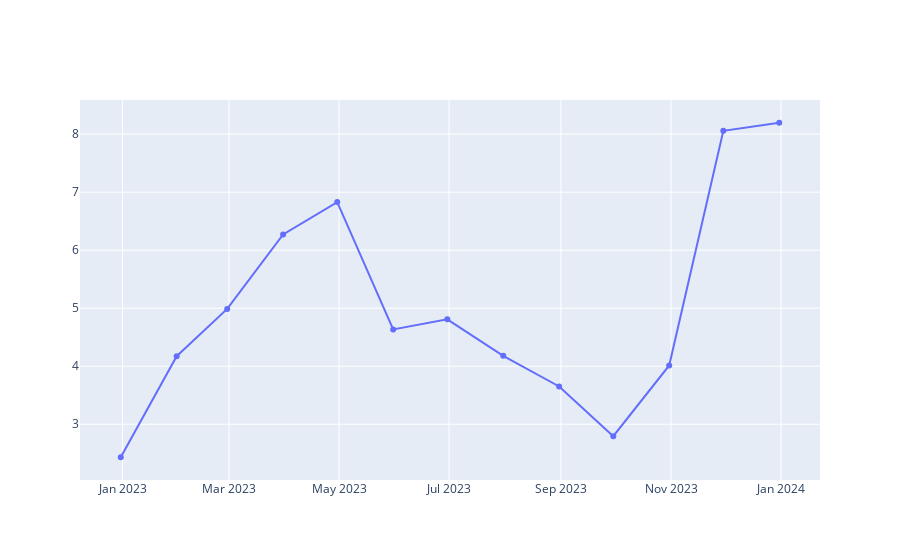

Notebook code for this chart:
### Code cell
data_per_month = df['Average_Price'].resample('M').mean()

# Now create your plot with the resampled data
ethereum_trace = go.Scatter(x=data_per_month.index, y=data_per_month, name='Monthly Average Price')

# Plot the data
py.iplot([ethereum_trace])

### Figure 1 — Plotly figure (JSON) as saved in the notebook; plotly's stock layout.template omitted (floating-point values rounded to 4 significant figures)
{"data": [{"name": "Monthly Average Price", "type": "scatter", "x": ["2022-12-31T00:00:00", "2023-01-31T00:00:00", "2023-02-28T00:00:00", "2023-03-31T00:00:00", "2023-04-30T00:00:00", "2023-05-31T00:00:00", "2023-06-30T00:00:00", "2023-07-31T00:00:00", "2023-08-31T00:00:00", "2023-09-30T00:00:00", "2023-10-31T00:00:00", "2023-11-30T00:00:00", "2023-12-31T00:00:00"], "y": [2.431, 4.174, 4.988, 6.272, 6.829, 4.634, 4.809, 4.18, 3.651, 2.794, 4.013, 8.057, 8.197]}], "layout": {}}
